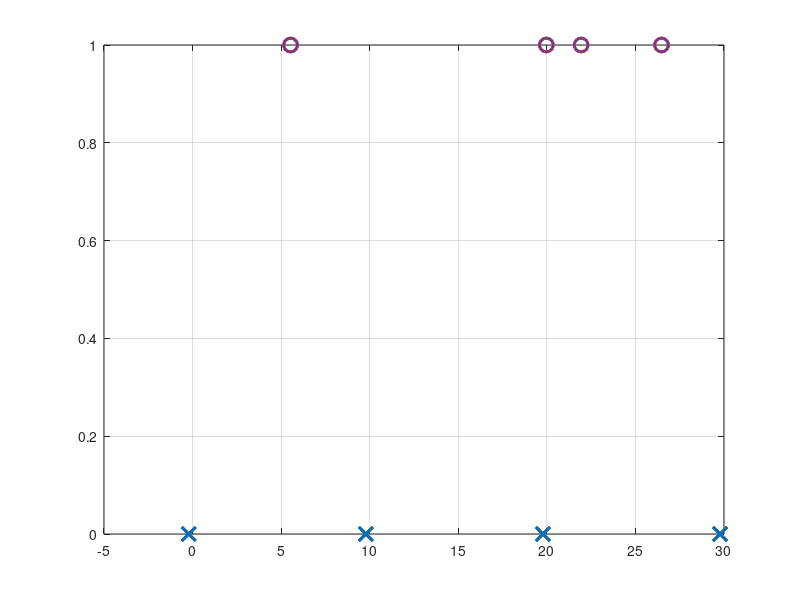

MATLAB code to generate this figure: (Note: this script raises an error after producing the figure.)
run = [1, 1];

if run(1) == 1

e = [5.533302853313628, 19.969694952128847, 26.474627505268337, 21.932874876455383];
a = [[24.244414606129297], [-10.191976856356955], [-6.6969097486208105], [-22.155156617468116]];
% a = [[23.734287856301144], [-0.7021039579114551], [-17.207036184268226], [-22.665283379958368]];
psi = [7.934182678311471, 6.768697284003787, 5.537499075510603, 3.894762663601763]/10;

% e = [26.236422354804127, 3.023427286862066];
% a = [[-31.83887720775231], [1.3741178626749007]];
% psi = [0.1130053450961288, 2.6183804189737234];

datLen = length(e);

figure(1)
clf
plot(e,ones(datLen),'o','MarkerSize',10,'LineWidth',2)
hold on
grid on
plot(e+a,zeros(datLen),'x','MarkerSize',10,'LineWidth',2)
for i = 1:datLen
    text(e(i)+a(i),-0.1,"#"+num2str(i)+": psi = "+num2str(psi(i)))
    text(e(i),1.1,"#"+num2str(i))
    plot([e(i),e(i)+a(i)],[1 0],'k')
end

ylim([-.5 1.5])
yticks([0 1])
yticklabels({'Equilibrium','Original ETA (e_i)'})

end

%%%%%%%

if run(2) == 1

% out = load("eHistory_iterative2.mat");
% out = load("eHistory_single.mat");
% out = load("eHistory_individual_stochastic.mat");
% out = load("eHistory_test.mat");
out = load("eHistory_similarity.mat");
out = out.eHistory;
dataLen = length(out);
n = length(out{1});
data = zeros(dataLen,n);

for i = 1:dataLen
    data(i,:) = out{i};
end


figure(21)
clf
for i = 1:n
    plot(data(:,i),-(1:dataLen),'o:')
    hold on
    text(data(1,i),0.1,"#"+num2str(i))
end
grid on

end
